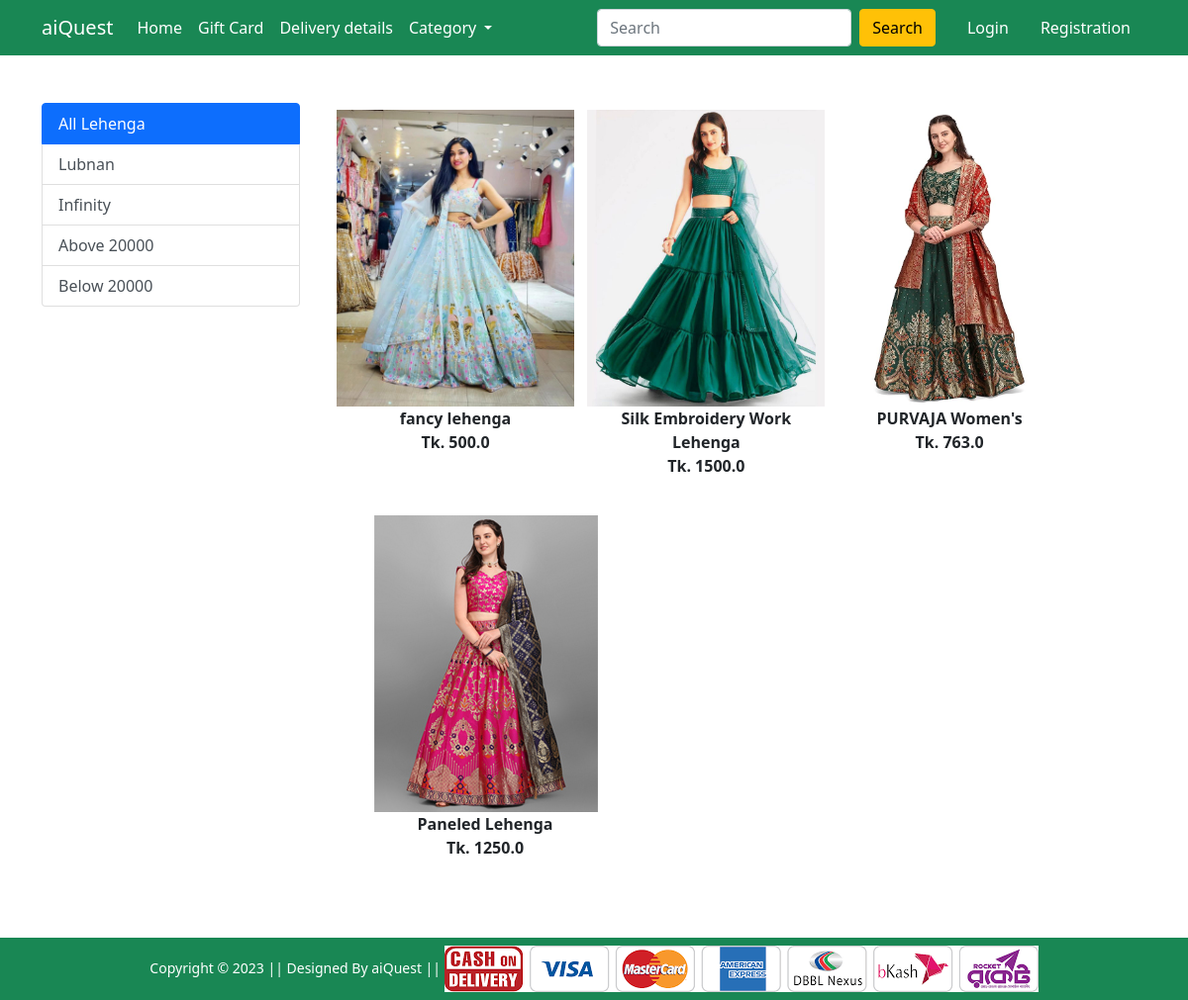
The app's page /lehenga/ with its own data.
### Shop/models.py (models this page shows, shortened)
class Product(models.Model):
    title = models.CharField(max_length=100)
    selling_rice = models.FloatField()
    discount_price = models.FloatField()
    discription = models.TextField()
    brand = models.CharField(max_length=100)
    category = models.CharField(choices=CATEGORY_CHOICES, max_length=4)
    product_img = models.ImageField(upload_to='product_img')

### Shop/views.py (the view)
# urls.py: path('lehenga/', views.lehenga, name='lehenga'),
def lehenga(request, data=None):
     if data == None:
          lehengas = Product.objects.filter(category='L')
     elif data == 'lubnan' or data == 'infinity':
          lehengas = Product.objects.filter(category='L').filter(brand=data)
     elif data == 'above':
          lehengas = Product.objects.filter(category='L').filter(discount_price__gt=20000)
     elif data == 'below':
          lehengas = Product.objects.filter(category='L').filter(discount_price__lt=20000)
     total_item_in_cart = 0
     if request.user.is_authenticated:
          total_item_in_cart = len(Cart.objects.filter(user=request.user))
     context = {
          'lehengas':lehengas,
          'total_item_in_cart':total_item_in_cart,
     }
     return render(request, 'Shop/lehenga.html',context)

### Shop/templates/Shop/lehenga.html (shortened to what this page needs)
{% extends 'Shop/base.html' %}
{% load static %}
{% block main-content %}
<div class="container my-5">
    <div class="row">
        <div class="col-sm-3">
            <div class="list-group">
                <a href="{% url 'lehenga' %}" class="list-group-item list-group-item-action active" aria-current="true">
                    All Lehenga
                </a>
                <a href="{% url 'lehenga_item' 'lubnan' %}" class="list-group-item list-group-item-action">Lubnan</a>
                <a href="{% url 'lehenga_item' 'infinity' %}" class="list-group-item list-group-item-action">Infinity</a>
                <a href="{% url 'lehenga_item' 'above' %}" class="list-group-item list-group-item-action">Above 20000</a>
                <a href="{% url 'lehenga_item' 'below' %}" class="list-group-item list-group-item-action">Below 20000</a>
            </div>
        </div>
        <div class="col-sm-8">
            <div class="row">
                {% for product in lehengas %}
                <div class="col-sm-4 text-center mb-4">
                    <a href="{% url 'product-detail' product.id %}" class="btn">
                        <div class="item">
                            <img src="{{product.product_img.url}}" alt="" height="300" class="">
                            <div class="fw-bold">{{product.title}}</div>
                            <div class="fw-bold">Tk. {{product.discount_price}}
                            </div>
                        </div>
                    </a>
                </div>
                {% endfor %}
            </div>
        </div>
    </div>
</div>
{% endblock main-content %}

### records on screen
Product: product_img (picture), title "fancy lehenga", discount_price "500.0"
Product: product_img (picture), title "Silk Embroidery Work Lehenga", discount_price "1500.0"
Product: product_img (picture), title "PURVAJA Women's", discount_price "763.0"
Product: product_img (picture), title "Paneled Lehenga", discount_price "1250.0"
